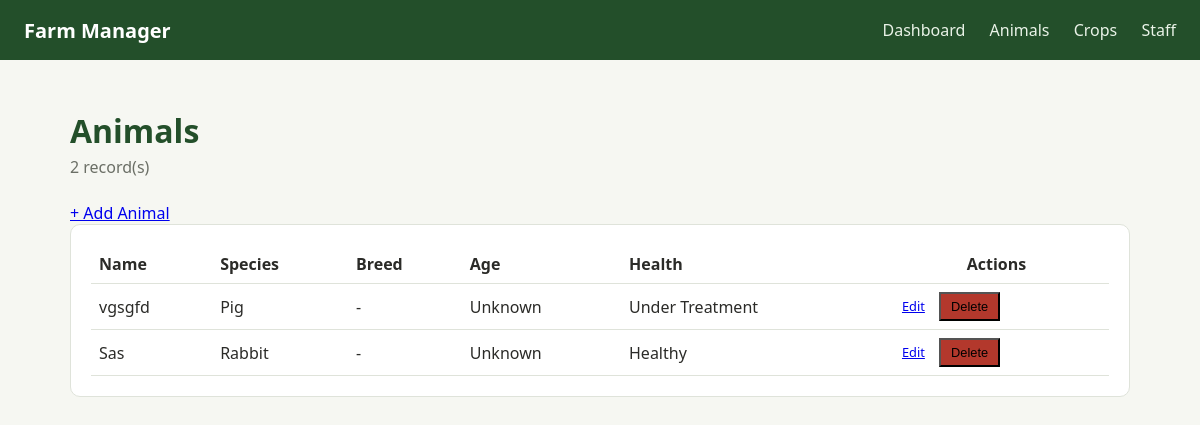
Page /animals on the committed database.
### models.py (models this page shows, shortened)
class Animal(db.Model):
    __tablename__ = "animals"
    id = db.Column(db.Integer, primary_key=True)
    name = db.Column(db.String(80), nullable=False)
    species = db.Column(db.String(50), nullable=False)   # e.g. Cow, Goat, Chicken
    breed = db.Column(db.String(80))
    gender = db.Column(db.String(10))
    birth_date = db.Column(db.Date)
    weight_kg = db.Column(db.Float)
    health_status = db.Column(db.String(30), default="Healthy")
    notes = db.Column(db.Text)
    def age_display(self):
        if not self.birth_date:
            return "Unknown"

### app.py (the view)
@app.route("/animals")
def animals():
    all_animals = Animal.query.order_by(Animal.id.desc()).all()
    return render_template("animals/animals.html", animals=all_animals)

### templates/animals/animals.html (shortened to what this page needs)
{% extends "base.html" %}
{% block content %}
  <h1>Animals</h1>
  <p class="subtitle">{{ animals|length }} record(s)</p>
  <a href="{{ url_for('add_animal') }}" class="btn">+ Add Animal</a>
  <div class="card">
    {% if animals %}
    <table style="width:100%; border-collapse: collapse;">
      <thead>
        <tr>
          <th style="text-align:left; padding:8px; border-bottom:1px solid #dfe3da;">Name</th>
          <th style="text-align:left; padding:8px; border-bottom:1px solid #dfe3da;">Species</th>
          <th style="text-align:left; padding:8px; border-bottom:1px solid #dfe3da;">Breed</th>
          <th style="text-align:left; padding:8px; border-bottom:1px solid #dfe3da;">Age</th>
<th style="text-align:left; padding:8px; border-bottom:1px solid #dfe3da;">Health</th>
<th style="padding:8px; border-bottom:1px solid #dfe3da;">Actions</th>
        </tr>
      </thead>
      <tbody>
        {% for a in animals %}
        <tr>
          <td style="padding:8px; border-bottom:1px solid #dfe3da;">{{ a.name }}</td>
          <td style="padding:8px; border-bottom:1px solid #dfe3da;">{{ a.species }}</td>
          <td style="padding:8px; border-bottom:1px solid #dfe3da;">{{ a.breed or '-' }}</td>
          <td style="padding:8px; border-bottom:1px solid #dfe3da;">{{ a.age_display() }}</td>
          <td style="padding:8px; border-bottom:1px solid #dfe3da;">{{ a.health_status }}</td>
<td style="padding:8px; border-bottom:1px solid #dfe3da;">
  <a href="{{ url_for('edit_animal', animal_id=a.id) }}" class="btn secondary" style="padding:5px 10px; font-size:0.8rem;">Edit</a>
  <form method="POST" action="{{ url_for('delete_animal', animal_id=a.id) }}" style="display:inline;" onsubmit="return confirm('delete {{ a.name }}?');">
    <button type="submit" class="btn" style="background:#b3382c; padding:5px 10px; font-size:0.8rem;">Delete</button>
  </form>
</td>
        </tr>
        {% endfor %}
      </tbody>
    </table>
    {% else %}
    <p style="color:#6b6f66;">No animals yet.</p>
    {% endif %}
  </div>
{% endblock %}

### templates/base.html (shortened to what this page needs)
<!DOCTYPE html>
<html lang="en">
<head>
  <link rel="stylesheet" href="{{ url_for('static', filename='css/style.css') }}">
</head>
<body>
  <div class="navbar">
    <div class="brand"> Farm Manager</div>
    <nav>
      <a href="/">Dashboard</a>
      <a href="/animals">Animals</a>
      <a href="/crops">Crops</a>
      <a href="/staff">Staff</a>
    </nav>
  </div>
  <div class="container">
    {% block content %}{% endblock %}
  </div>
</body>
</html>

### static/css/style.css (style rules this page uses)
:root { --green: #2f6d3a; --green-dark: #234f2a; --bg: #f6f7f2; --card: #ffffff; --text: #2b2b28; --muted: #6b6f66; --border: #dfe3da; }
* { box-sizing: border-box; }
body { margin: 0; font-family: "Segoe UI", Arial, sans-serif; background: var(--bg); color: var(--text); }
.navbar { background: var(--green-dark); color: white; padding: 0 24px; display: flex; align-items: center; justify-content: space-between; height: 60px; }
.navbar .brand { font-size: 1.25rem; font-weight: 700; }
.navbar nav a { color: #eaf3e8; text-decoration: none; margin-left: 20px; font-weight: 500; }
.container { max-width: 1100px; margin: 0 auto; padding: 28px 20px 60px; }
h1 { color: var(--green-dark); margin-bottom: 4px; }
.subtitle { color: var(--muted); margin-top: 0; margin-bottom: 24px; }
.card { background: var(--card); border: 1px solid var(--border); border-radius: 10px; padding: 20px; }

### rows in the picture
Animal: name "vgsgfd", species "Pig", breed "-", age_display "Unknown", health_status "Under Treatment"
Animal: name "Sas", species "Rabbit", breed "-", age_display "Unknown", health_status "Healthy"

### other values in the picture
{{ animals|length }} "2"
